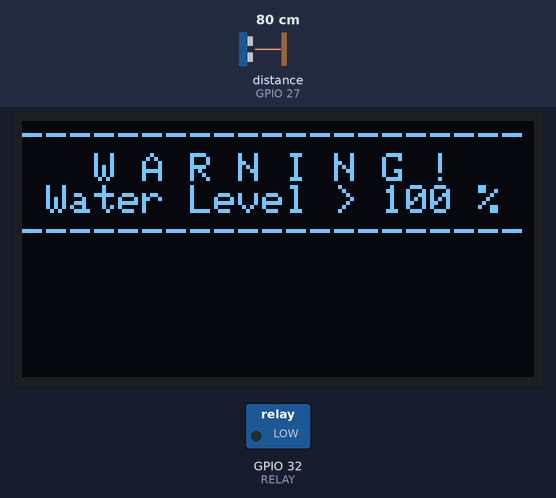
Bench run of a sketch on a simulated ESP32. On the bench: 128×64 one-colour display, switched loads named in the sketch (green lamp = pin HIGH). Wiring (inferred from the names in the program): ultrasonic range finder: trigger GPIO 26; echo GPIO 27. Inputs (shaded band) come from the test bench; at power-on: distance to the obstacle (sensor on GPIO 27) 80 cm. The echo pulse lasts 58.3 µs per cm; WiFi joins after 1.5 s; servers stay silent unless stated; the display library's start-up logo is not drawn; pins used as bus, display or sensor lines are not drawn; what the sketch prints to the serial monitor is not drawn.

Above: at 3.7 s.
3.8 s: distance to the obstacle (sensor on GPIO 27) set to 35 cm
At 4.1 s:
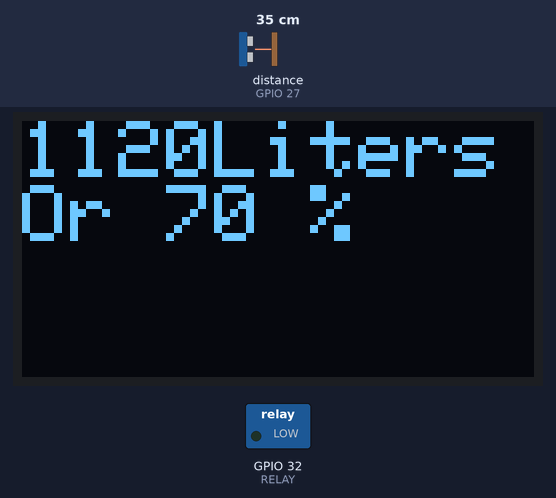
5.3 s: distance to the obstacle (sensor on GPIO 27) set to 60 cm
At 5.9 s:
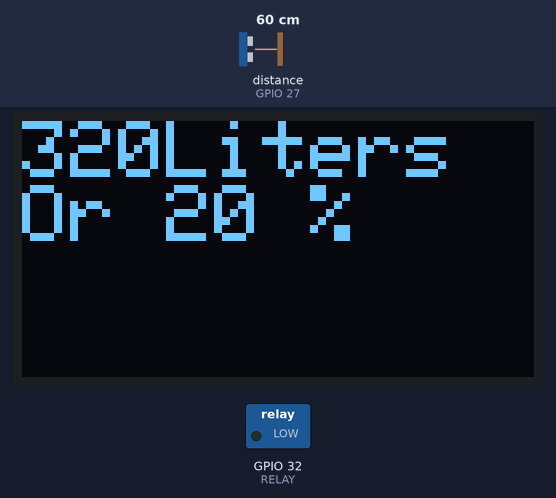
6.8 s: distance to the obstacle (sensor on GPIO 27) set to 2 cm
At 7.8 s:
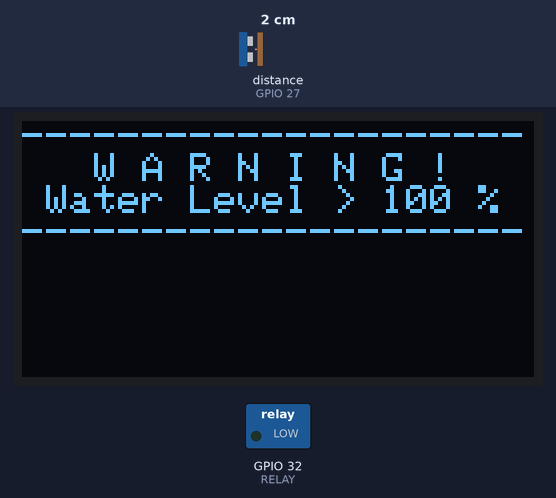
Timing chart, 0 to 9.8 s (numbered marks = the images above; inputs shaded):
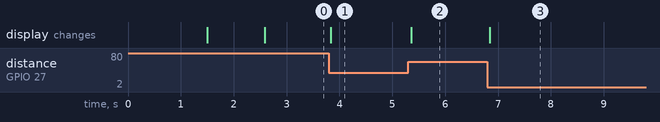

Measured:
- after the input at 3.8 s, the display: changes at once (image 1)
- after the input at 5.3 s, the display: changes after 0.06 s (image 2)
- after the input at 6.8 s, the display: changes after 0.05 s (image 3)

The sketch:

ESP32_Water_Monitoring_System.ino
```cpp
#include <splash.h>                          // Used To Display The Adafruit Logo In The Beginning
#include <Adafruit_GFX.h>                    // Used For For Drawing Lines, Rectangles, Circles, Text, And Images, As Well As Functions For Changing The Color And Size Of Drawn Shapes.
#include <Adafruit_SSD1306.h>                // Used For Controlling The Display And Drawing Graphics On It.
#include <WiFi.h>                            // Used For Connecting To A Wi-Fi Network And For Communicating With Other Devices Over The Network. It Allows The Board To Act As A Client Or Server On A Wi-Fi Network
#include <WebServer.h>                       // Used To Receive Http Requests From Clients, Such As Web Browsers Or Mobile Apps, And To Send Responses Back To Those Clients.
#include <WebSocketsServer.h>                // Used To Establish A Two-way Communication Channel With A Client, Such As A Web Browser Or Mobile App, Over A Single Tcp Connection.
#define OLED_RESET 4                         // Pin For OLED Reseting (For Updating Its Content)
Adafruit_SSD1306 display(OLED_RESET);        // Used To Updates The Display With The Latest Content (Reseting The Display In This Case).
#define TRIGGER_PIN  26                      // Pin For The Ultra Sonic's Sensor Trigger
#define ECHO_PIN     27                      // Pin For The Ultra Sonic's Sensor Echo
#define TH 50                                // Write Here The Maximum Height Of The Water Inside The Water Tank In cm (Total Capacity In cm) Note:The Maximum sensor distance is rated at 400-500cm)
#define IGH 20                               // Witre Here The Ignored Height Above The Water Tank In cm (Distance Between The Sensor And The 100% Of Water Level)
#define TC 1600                              // Write Here The Total Capacity Of The Water Tank In Liters
const char* ssid = "abdouwissal";            // Write your SSID here
const char* password = "abdouhiba123..";     // Write your PASSWORD here
WebServer server(80);                        // Used To Creates A Web Server Object That Listens For Incoming Http Requests On The Specified Port (80 In This Case).
WebSocketsServer webSocket = WebSocketsServer(81);  // Used To Creates A Websocket Server Object That Listens For Incoming Websocket Connections On The Specified Port (81 In This Case).
#define RELAY 32                             // Pin For The Relay
boolean RELAYonoff=false;                    // Boolean Value For The Relay State
String JSONtxt;                              // Used To Declare A String Value To JSONtxt
#include "webpage.h"                         // Use For The Webpage
#include "functions.h"                       // Used For Decaring Some Functions
long duration, distance;                     // Used To Declare Duration And Distance
int WH,P,C;                                  // Used To Declare WH,P,C
//=================================================================================================================================================================================================================================================================================================
void setup() {                               // Used To Put Code Here To Be Ran Once
  Serial.begin(9600);                        // Used To Initializes The Serial Communication With A Baud Rate Of 9600 Bits Per Second.
  pinMode(RELAY, OUTPUT);                    // Used To Specifie That The Pin Will Be Used As An Output Pin.
  pinMode(TRIGGER_PIN, OUTPUT);              // Used To Specifie That The Pin Will Be Used As An Output Pin.
  pinMode(ECHO_PIN, INPUT);                  //  Used To Specifie That The Pin Will Be Used As An Input Pin.
//=================================================================================================================================================================================================================================================================================================
  WiFi.begin(ssid, password);                // Used To Connects The Board To The Specified Wi-fi Network Using The Provided Ssid (Network Name) And Password.
  while(WiFi.status() != WL_CONNECTED)       // Used To Returns The Current Status Of The Wi-fi Connection, Such As "Connected", "Disconnected", Or "Connecting".
  {
    Serial.print("."); delay(500);           // Used For Showing Text In The Serial Monitor
  }
  WiFi.mode(WIFI_STA);                       // Used To Set The WIFI To A WiFi Station mode.
  Serial.print(" Local IP: ");               // Used For Showing Text In The Serial Monitor
  Serial.println(WiFi.localIP());            // Used To Returns The Local Ip Address Of The Board On The Wi-fi Network.
//=================================================================================================================================================================================================================================================================================================
  server.on("/", handleRoot);                // Used To Sets Up A Handler Function For A Specific Url Path On The Web Server. When A Client Makes An Http Request To That Path, The Handler Function Is Called And Can Generate A Response To Send Back To The Client.
  server.begin();                            // Used To Starts The Websocket Server And Begins Listening For Incoming Connections.
  webSocket.begin();                         // Used To Initializes The WebSocket Server
  webSocket.onEvent(webSocketEvent);         // Used To Registers An Event Handler Function For Websocket Events On The Websocket Server,The Websocket.Onevent() Function Can Be Called Multiple Times In An Arduino Sketch To Register Multiple Event Handlers For Different Websocket Events.
//=================================================================================================================================================================================================================================================================================================
  display.begin(SSD1306_SWITCHCAPVCC, 0x3C); // Used To Initialize With The I2C Address 0X3C (For The 128X32 OLED Display)
  display.display();                         // Used To Clear The Display.
  delay(1000);                               // Used To Set A 1 Second Delay.
  display.clearDisplay();                    // Used To Clear The Display (Clear The Buffer).
}
//=================================================================================================================================================================================================================================================================================================
                                             // The sensor is triggered by a HIGH pulse of 10 or more microseconds.
                                             // Give a short LOW pulse beforehand to ensure a clean HIGH pulse:
void loop() {                                // Used To Put Code Here To Be Ran Repeatedly
  digitalWrite(TRIGGER_PIN, LOW);            // Used To sets the digital output pin TRIGGER_PIN to a low voltage level, which corresponds to a logical value of 0.
  delayMicroseconds(5);                      // Used To Set A 5 Micro-Second Delay
  digitalWrite(TRIGGER_PIN, HIGH);           // Used To sets the digital output pin TRIGGER_PIN to a high voltage level, which corresponds to a logical value of 1.
  delayMicroseconds(10);                     // Used To Set A 10 Micro-Second Delay
  digitalWrite(TRIGGER_PIN, LOW);            // Used To sets the digital output pin TRIGGER_PIN to a low voltage level, which corresponds to a logical value of 0.
                                             // Read the signal from the sensor: a HIGH pulse whose
                                             // duration is the time (in microseconds) from the sending
                                             // of the ping to the reception of its echo off of an object.
  duration = pulseIn(ECHO_PIN, HIGH);        // Used To Measures The Duration Of A Pulse On A Digital Input Pin Echo_Pin.
  distance = (duration/2) / 29.1;            // Used To convert the time into a distance
  WH=(TH+IGH)-distance;                      // WH Is The Water Height In cm
  P=(WH*100)/TH;                             // P Is The Water Percentage
  C=(P*TC)/100;                              // C Is The Real Time Capacity Of The Water Tank
//=================================================================================================================================================================================================================================================================================================
  if (P > 100 || P<0) {                                   // Used To Set An If Condition In Case The Water Rises More That 100%
    Serial.print("The Water Is Leaking\n");               // Used For Showing Text In The Serial Monitor
  }
  else {                                                  // Used For The Resting Condition
    Serial.print("Capacity: " + String(C) + " Liters\n"); // Used For Showing Text In The Serial Monitor
    Serial.print("Percentage: " + String(P) + " %\n");    // Used For Showing Text In The Serial Monitor
  }
//=================================================================================================================================================================================================================================================================================================
  if (P > 100 || P<0) {                      // Used To Set An If Condition In Case The Water Rises More That 100%
  display.clearDisplay();                    // Used To Clear The Display
  display.setTextSize(1);                    // Used To Set The Text's Size
  display.setTextColor(WHITE);               // Used To Set The Font's Color
  display.setCursor(0,0);                    // Used To  Sets The Cursor Position For Text On The Display.
  display.print("---------------------\n");  // Used For Showing Text On The Display
  display.print("   W A R N I N G !   \n");  // Used For Showing Text On The Display
  display.print(" Water Level > 100 % \n");  // Used For Showing Text On The Display
  display.print("---------------------\n");  // Used For Showing Text On The Display
  }
  else {                                     // Used For The Resting Condition
  display.clearDisplay();                    // Used To Clear The Display
  display.setTextSize(2);                    // Used To Set The Text's Size
  display.setTextColor(WHITE);               // Used To Set The Font's Color
  display.setCursor(0,0);                    // Used To  Sets The Cursor Position For Text On The Display.
  display.println("" + String(C) + "Liters");// Used For Showing Text On The Display
  display.print("Or " + String(P) + " %");   // Used For Showing Text On The Display
  }
  display.display();                         // Used To Clear The Display
//=================================================================================================================================================================================================================================================================================================
  webSocket.loop();                          // Used to repeatedly processe incoming WebSocket messages and events on the WebSocket server.
  server.handleClient();                     // Used To processe incoming client requests on the HTTP server.
//=================================================================================================================================================================================================================================================================================================
  static unsigned long l = 0;                // Used To Track time intervals and retain their values across multiple iterations of the loop.
  unsigned long t = millis();                // Used to track the starting time of an operation and calculate elapsed time using the millis() function.
  if((t-l) > 1000)                           // Used To Set An If Condition In Case The (t-l) > 1000
  {
    if(RELAYonoff == false) digitalWrite(RELAY, LOW); // Used to turn the Relay Off if the condition is off
    else digitalWrite(RELAY, HIGH);                   // Used to turn the Relay On if the condition is on
    String RELAYstatus = "OFF";                       // Status of the Relay
    if(RELAYonoff == true) RELAYstatus = "ON";        // sed to turn the Relay On if the condition is on
//=================================================================================================================================================================================================================================================================================================
    String capacityvalString = String(C);             // Used to give a value to a string
    String percentagevalString = String(P);           // Used to give a value to a string
//=================================================================================================================================================================================================================================================================================================
    JSONtxt  = "{\"capacity\":\""+ capacityvalString +"\",";     // Used For generating a JSON-formatted string with a single key-value pair,
    JSONtxt += "\"percentage\":\""+ percentagevalString +"\",";  // where the value is the contents of a variable.This is a common way to transmit data between different
    JSONtxt += "\"RELAYonoff\":\""+ RELAYstatus +"\"}";          // systems or components using a lightweight and widely supported data format.
    webSocket.broadcastTXT(JSONtxt);                             // sends the JSON-formatted string as a text message to all connected clients.
  }                                                              // This allows the clients to receive and process the message in a way
  }                                                              // that is appropriate for their specific use case.
```

functions.h
```cpp
void handleRoot()                                         //handle function: send webpage to client
{
  server.send(200,"text/html", webpageCont);              // Used To Sends An Http Response Back To The Client With The Specified Status Code, Content Type, And Content.
}

//=========================================================================================================================================================================
//function process event: new data received from client (its a callback function that is called by the WebSocketsServer library when a WebSocket event occurs.)
//"num" is an identifier for the WebSocket client that triggered the event
//"type" is the type of the event (e.g. WStype_TEXT for a text message)
//"payload" is a pointer to the message data
//"welength" is the length of the message data in bytes.
//=========================================================================================================================================================================
void webSocketEvent(uint8_t num, WStype_t type, uint8_t *payload, size_t welength)
{
  String payloadString = (const char *)payload;          // Used To converts a byte array (i.e., payload) into a String object (i.e., payloadString).
//=========================================================================================================================================================================
  if(type == WStype_TEXT)                                // Used To checks whether the WebSocket event type is a text message (WStype_TEXT). If it is, then the code within the curly braces is executed.
  {
    byte separator=payloadString.indexOf('=');           // Used To finds the index of the equals sign (=) in the payloadString. The equals sign is used as a separator between the key and value in the key-value pairs.
    String var = payloadString.substring(0,separator);   // Used To extracts the substring of the payloadString from the beginning of the string to the index of the separator. This substring represents the key in the key-value pair.
    String val = payloadString.substring(separator+1);   // Used To extracts the substring of the payloadString from the index of the separator plus one to the end of the string. This substring represents the value in the key-value pair.
//=========================================================================================================================================================================
    if(var == "RELAYonoff")                              // Used To check whether the key extracted from the payload is equal to the string. If it is, then the code within the curly braces is executed.
    {
      RELAYonoff = false;                                // Used To set the relay off variable to false by default. This variable is used to track whether the relay is turned on or off.
      if(val == "ON") RELAYonoff = true;                 // Used To check whether the value extracted from the payload is equal to the string "ON". If it is, then the relay variable is set to true, indicating that the relay should be turned on.
    }
  }
}
```

Source omitted: webpage.h (18447 bytes)
